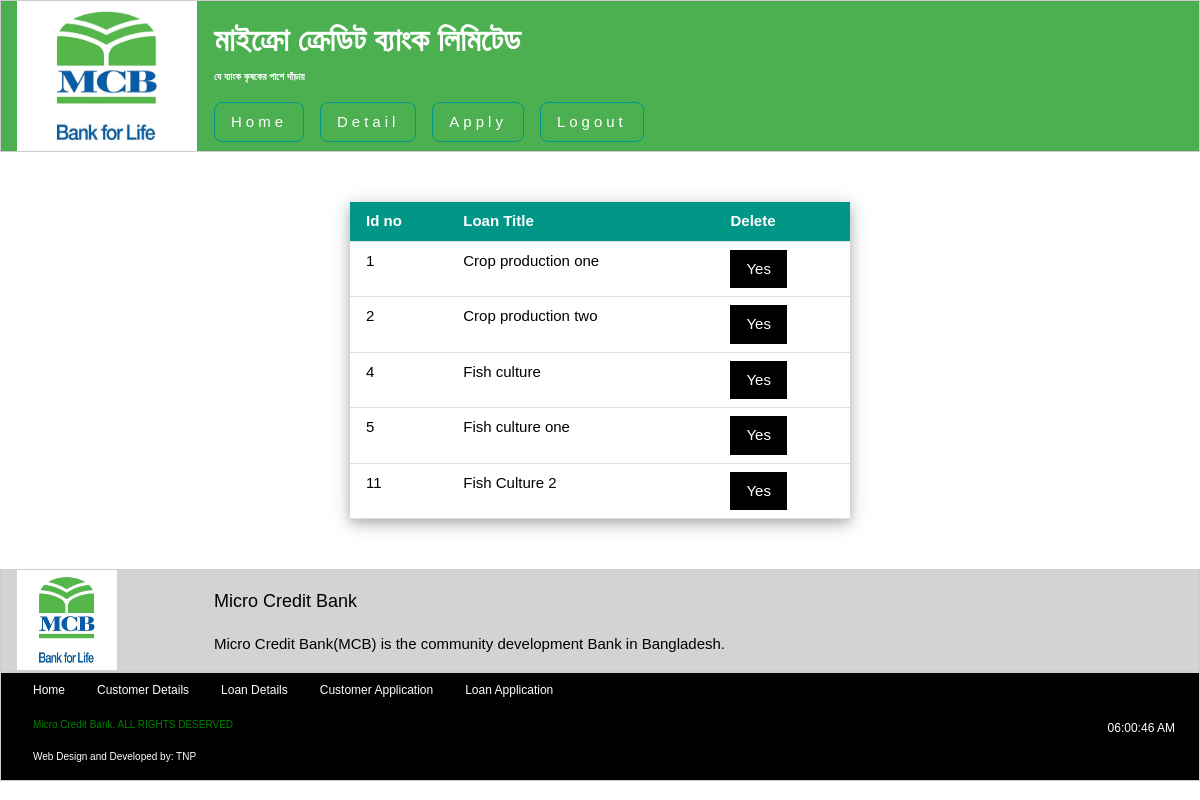
The page /loan_detail.php on the database as committed earlier.
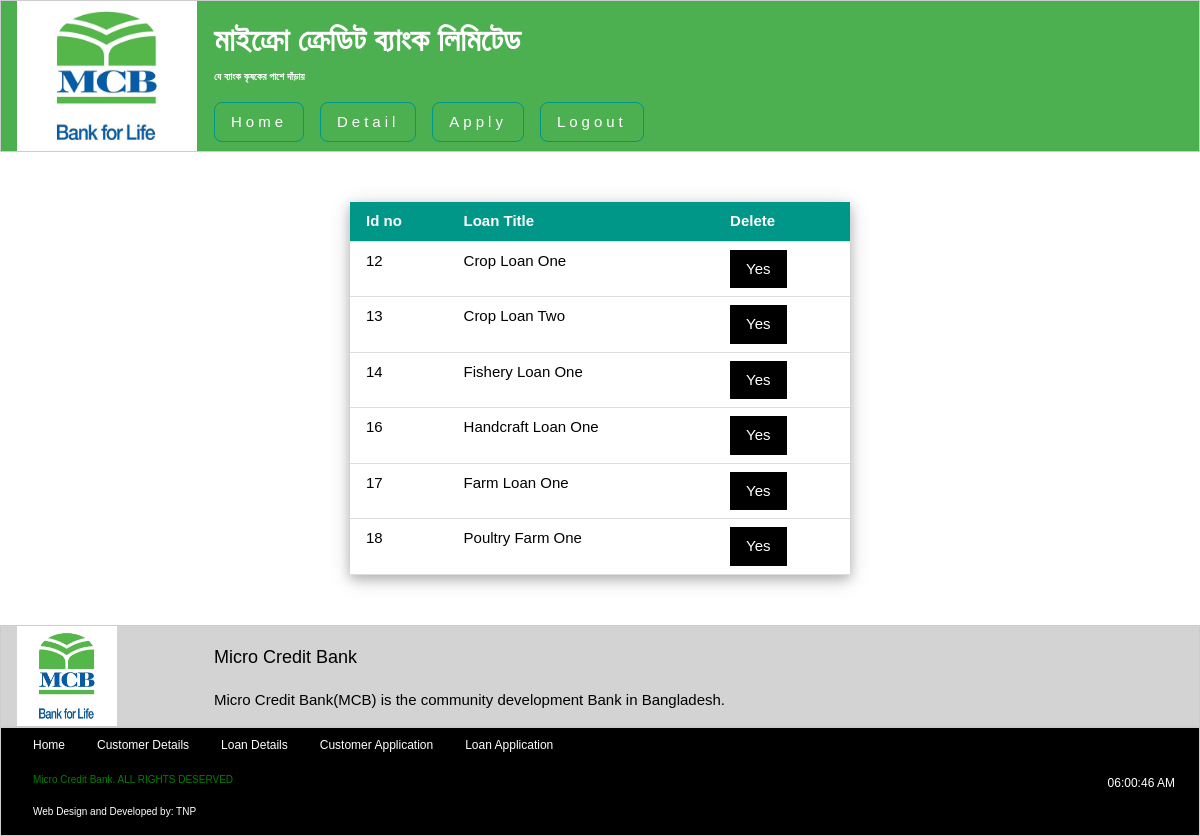
The same page on the database as committed later.
### tables this page shows
CREATE TABLE IF NOT EXISTS `loan_category` (
`category_id` int(11) NOT NULL,
  `loan_type` varchar(255) NOT NULL,
  `loan_amount` int(11) NOT NULL,
  `total_paid` int(11) NOT NULL,
  `validity` varchar(255) NOT NULL,
  `interest` int(11) NOT NULL
);

### loan_detail.php (the view, shortened to what this page needs)
<div class="w3-container" style="min-height:295px;height:auto;">
<?php
	$sql = "SELECT * FROM loan_category";
	$result = mysql_query($sql);
	if($result)
	{
		if(mysql_num_rows($result))
		{?>
			<table class="w3-table w3-container w3-hoverable w3-bordered w3-middle w3-card-4" style="max-width:500px;width:50%;margin-top:50px; margin-bottom: 50px; font-family: Arial; ">
					<thead>
						<tr class="w3-teal">
							<th> Id no </th>
							<th> Loan Title </th>
							<th> Delete </th>
						</tr>
					</thead>
		<?php
			while($row = mysql_fetch_assoc($result))
			{
				?>
					<tr>
						<td> <?php echo $row['category_id']; ?> </td>
						<td> <?php echo $row['loan_type']; ?> </td>
						<td> <a href="loan_delete.php?id=<?php echo $row['category_id']; ?>"> <button class="w3-button w3-black" onclick="remove_note()">Yes</button></a> </td>
					</tr>
		<?php
			}
		?>
			</table>
	<?php
		}
	}
?>
</div>

Rows that differ between the two databases and show on the page:
removed loan_category: category_id "1", loan_type "Crop production one"
removed loan_category: category_id "2", loan_type "Crop production two"
removed loan_category: category_id "4", loan_type "Fish culture"
removed loan_category: category_id "5", loan_type "Fish culture one"
removed loan_category: category_id "11", loan_type "Fish Culture 2"
added loan_category: category_id "12", loan_type "Crop Loan One"
added loan_category: category_id "13", loan_type "Crop Loan Two"
added loan_category: category_id "14", loan_type "Fishery Loan One"
added loan_category: category_id "16", loan_type "Handcraft Loan One"
added loan_category: category_id "17", loan_type "Farm Loan One"
added loan_category: category_id "18", loan_type "Poultry Farm One"
